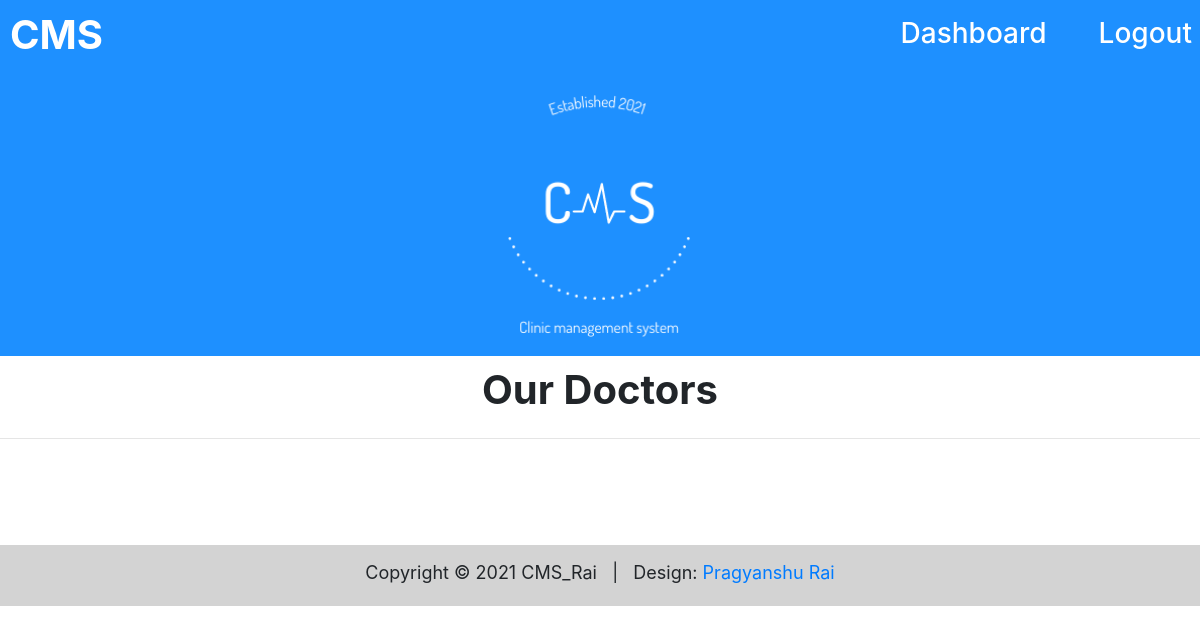
Page /doctors/ (signed in) on the earlier database version.
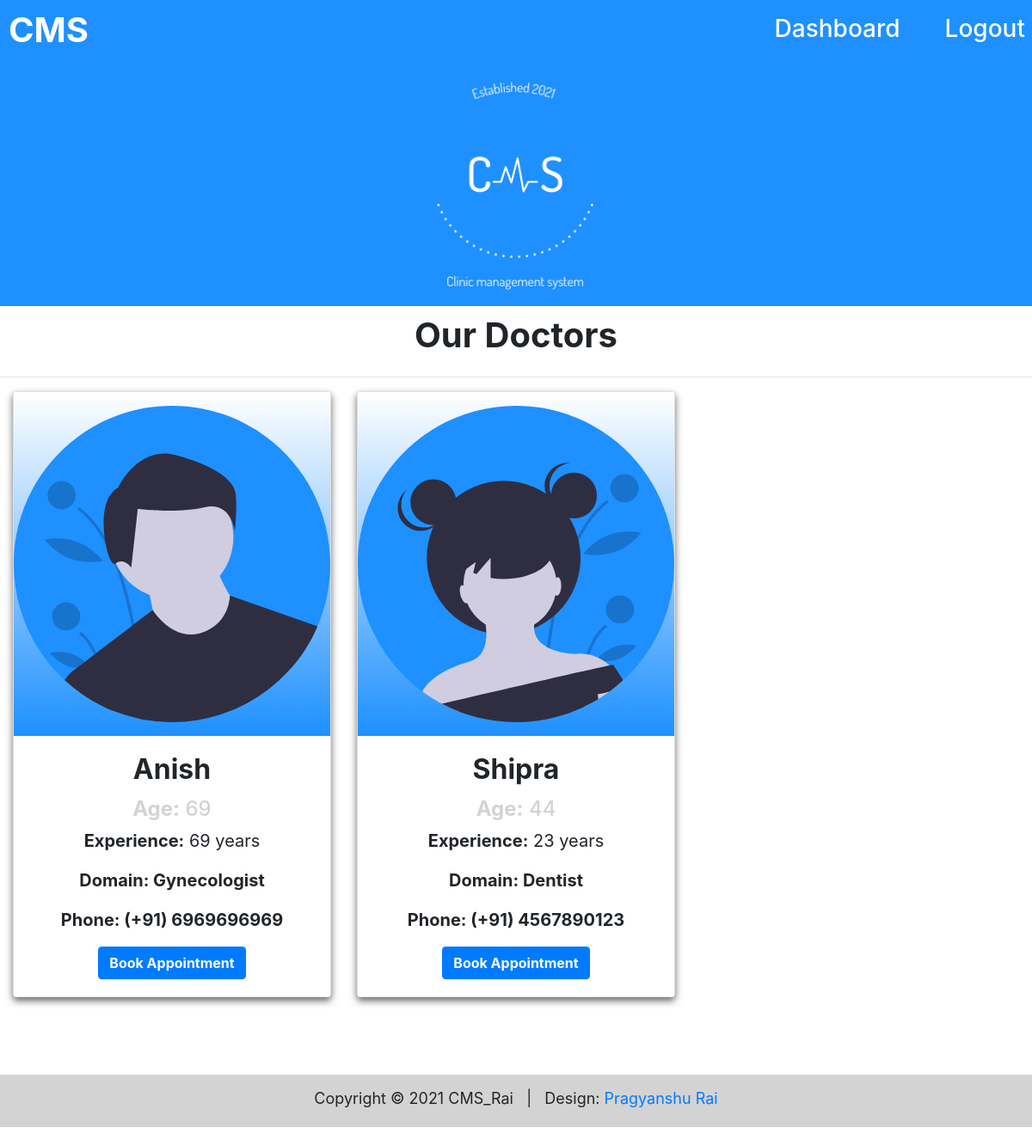
Same page on the later database version.
### cms/models.py (models this page shows, shortened)
class Doctor(models.Model):
    name = models.CharField(max_length=80)
    age = models.CharField(max_length=4)
    gender = models.CharField(max_length=6, default="other")
    experience = models.CharField(max_length=4)
    domain = models.CharField(max_length=30)
    office_number = models.CharField(max_length=11)

### cms/views.py (the view)
# urls.py: path('doctors/', views.doctors, name='doctors'),
def doctors(request):
    if request.user.is_authenticated == True:
        doctor = Doctor.objects.all()
        stuff['doctors'] = doctor
        return render(request, 'doctors.html', stuff)
    return redirect('login')

### templates/doctors.html
{% extends 'base.html' %}
{% load static %}
{% block main_block %}
   <main class="main-body">
	    <header class="row welcome-section">
            <div class="col-lg-12 text-center contain">
				<h1><strong>Our Doctors</strong></h1>
            </div>
	    </header>
        <hr />
		<div class="container-fluid">
            <div class="row text-center">
                {% for doctor in doctors %}
                    <div class="col-lg-4">
                        <div class="card pointer">
                        {% if doctor.gender == "Male" %}
                            <img src="{% static 'img/male_avatar.svg' %}" class="card-img-top gradient" height="400px;"/>
                        {% else %}
                            <img src="{% static 'img/female_avatar.svg' %}" class="card-img-top gradient" height="400px;"/>
                        {% endif %}
                        <div class="card-body">
                            <h2 class="card-title pointer" ><b>{{doctor.name}}</b></h2>
                            <h4 class="card-text bg-fade pointer" ><b>Age:</b> {{doctor.age}}</h4>
                            <p class="card-text bio pointer" ><b>Experience:</b> {{doctor.experience}} years</p>
                            <p class="card-text bio pointer" ><b>Domain: {{doctor.domain}}</b></p>
                            <p class="card-text bio pointer" ><b>Phone: (+91) {{doctor.office_number}}</b></p>
                            <a href="#" class="card-link btn btn-primary" ><b>Book Appointment</b></a>
                        </div>
                        </div>
                    </div>
                {% endfor %}
            </div>
    <div class="space"></div>
    </main>
{% endblock %}

### templates/base.html (shortened to what this page needs)
{% load static %}
<!DOCTYPE html>
<html>
<head>
    <link rel="stylesheet" href="https://cdn.jsdelivr.net/npm/bootstrap@4.6.0/dist/css/bootstrap.min.css">
    <link rel="stylesheet" href="https://use.fontawesome.com/releases/v5.7.0/css/all.css">
    <link rel="stylesheet" href="https://cdnjs.cloudflare.com/ajax/libs/font-awesome/4.7.0/css/font-awesome.min.css">
	<link href="{% static 'css/style.css' %}" rel="stylesheet" />
</head>
<body>
    <nav class="navbar navbar-expand-md">
        <a href="{% url 'home' %}" class="navbar-brand brand-name"><h1 style="color:white"><strong>CMS</strong></h1></a>
            <ul class="navbar-nav list-unstyled justify-content-end">
                {% if user.is_authenticated %}
                    <li class="nav-item nav-link navbar-right"><a href="{% url 'dashboard' %}"><b><h3><span> Dashboard </span> </h3></b></a></li>
                    <li class="nav-item nav-link navbar-right"><a href="{% url 'home' %}"><b><h3> </h3></b></a></li>
                    <li class="nav-item nav-link navbar-right"><a href="{% url 'logout' %}"><b><h3><span>  Logout</span> </h3></b></a></li>
                {% endif %}
            </ul>
    </nav>
	<div class="page-header">
        <div class="header">
            <img src="{% static 'img/CMS_dodgerblue.png' %}" width="200px;" class=" cms_logo " />
        </div>
	</div>
    {% block main_block %}
    {% endblock %}
    <div class="space"></div>
    <div class="footer">
		<footer class="text-center">
			<p class="footer-body" >Copyright &copy; 2021 CMS_Rai &nbsp;
                | &nbsp;   Design: <a rel="nofollow" class="link" href="{% url 'aboutme' %}">Pragyanshu Rai</a></p>
		</footer>
    </div>
</body>
</html>

### static/css/style.css (style rules this page uses)
html { scroll-behavior : smooth; }
.space { height : 40px; }
.navbar { padding : 0; margin-top : -15px; margin-bottom : 0; background : dodgerblue; }
.navbar-brand { margin-left : 10px; }
.navbar-nav { width:100%; }
.nav-link a { text-decoration : none; cursor : pointer; color : white; margin-left : 20px; margin-right : 20px; text-align : center; }
.nav-link a h3 { border-bottom : 2px solid dodgerblue; transition : 0.3s; }
.header { text-align : center; }
.page-header { margin-top : -10px; width : 100%; background : dodgerblue; color : white; }
.cms_logo { margin-bottom : 10px; animation : 1.5s logo_animate; }
.welcome-section { margin-left : 1.5%; margin-right : 1.5%; width : 97%; margin-bottom : 10px; margin-top : 10px; }
.card { box-shadow : 0 4px 8px 0 #666; transition: 0.3s; }
.pointer { cursor : default; }
.bio { font-size : 20px; }
.bg-fade { color : lightgray; }
.text-center { text-align : center; }
.gradient { background-image : linear-gradient(white, dodgerblue); }
.main-body { margin-bottom : 10px; }
.footer { font-size : large; padding : 4px; background : lightgray; }
.footer-body { margin-top : 10px; }

Differences in the rows shown:
added Doctor: name "Anish", age "69", experience "69", domain "Gynecologist", office_number "6969696969"
added Doctor: name "Shipra", age "44", experience "23", domain "Dentist", office_number "4567890123"
